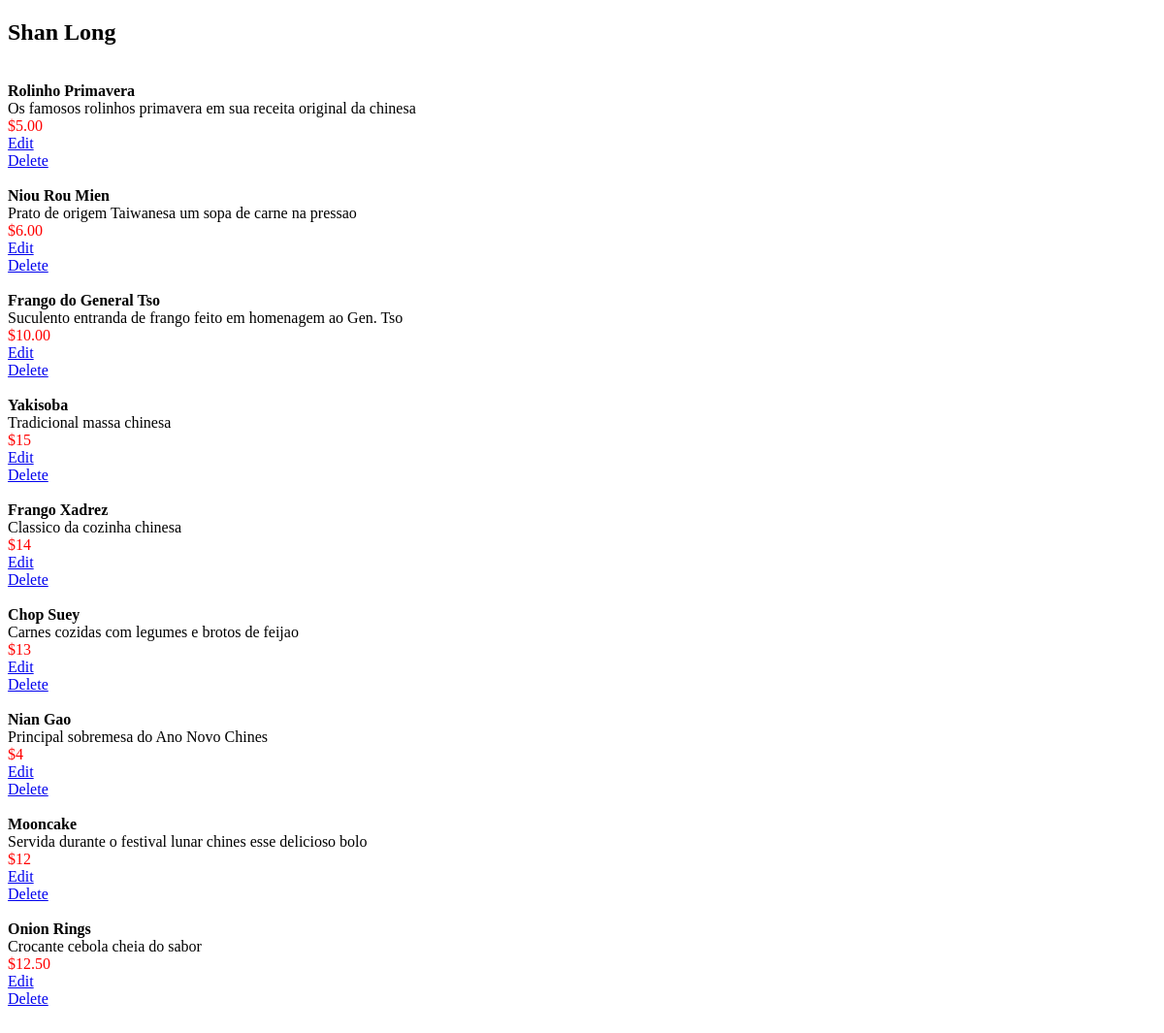
Page /restaurants/4 on the earlier database version.
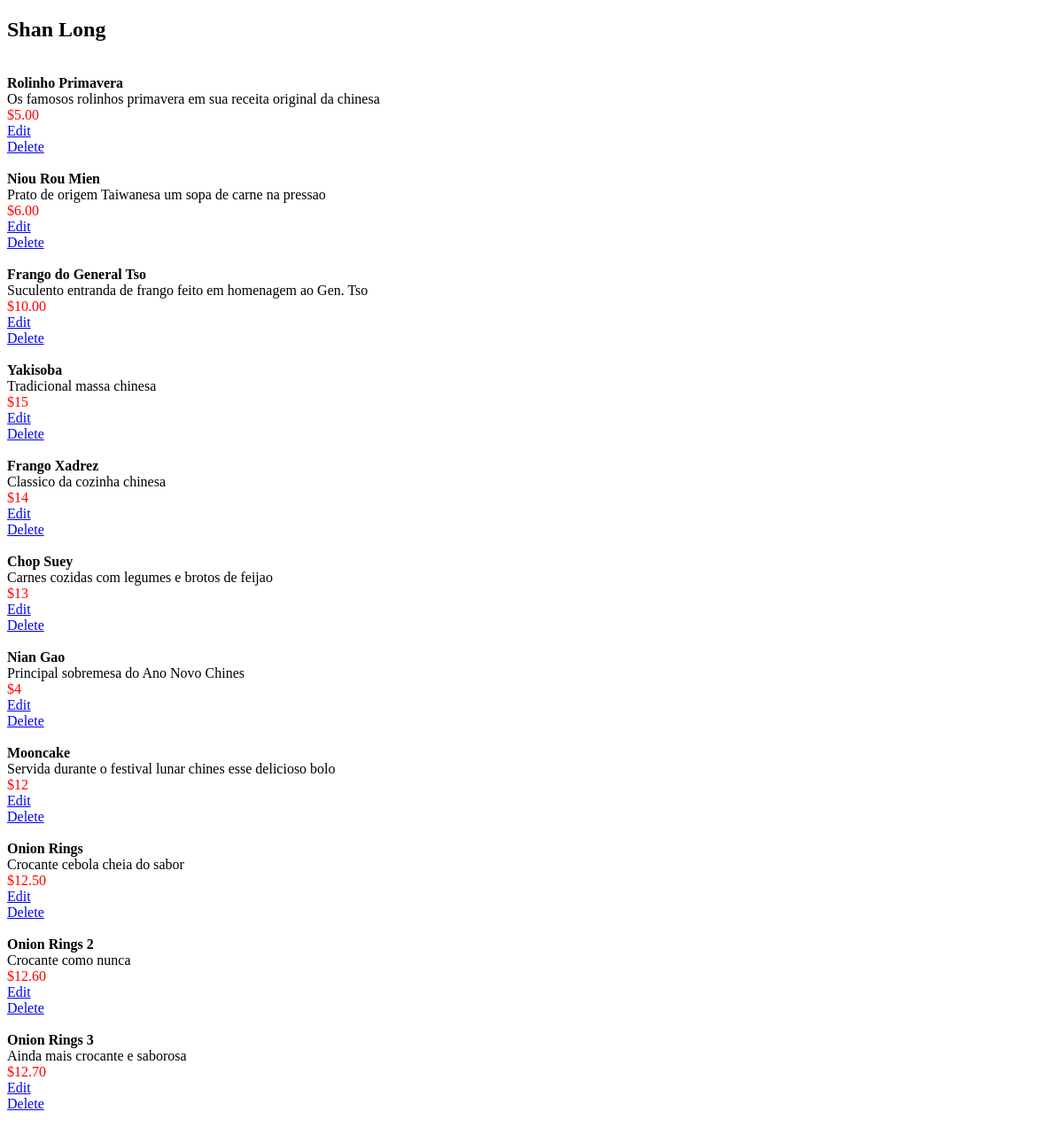
Same page on the later database version.
### database_setup.py (models this page shows)
class Restaurant(Base):
    __tablename__ = 'restaurant'
    name = Column(String(80), nullable=False)
    id = Column(Integer, primary_key=True)

class MenuItem(Base):
    __tablename__ = 'menu_item'
    name = Column(String(80), nullable=False)
    id = Column(Integer, primary_key=True)
    course = Column(String(250))
    description = Column(String(250))
    price = Column(String(8))
    restaurant_id = Column(Integer, ForeignKey('restaurant.id'))
    restaurant = relationship(Restaurant)

### flask-practice.py (the view)
@app.route("/")
@app.route("/restaurants/<int:restaurant_id>")
def restaurantMenu(restaurant_id):
    DBSession = sessionmaker(bind=engine)
    session = DBSession()
    restaurant = session.query(Restaurant).filter_by(id=restaurant_id).one()
    items = session.query(MenuItem).filter_by(restaurant_id=restaurant_id)
    return render_template("menu.html", restaurant=restaurant, items=items)

### templates/menu.html (shortened to what this page needs)
<!DOCTYPE html>
<html lang="en" dir="ltr">
  <head>
  </head>
  <body>
    <h2><b>{{restaurant.name}}</b></h2>
    {% for item in items %}
      <b>{{item.name}}</b>
      {{item.description}}
      <span style="color:red">{{item.price}}</span>
      <a href="{{url_for('editMenuItem', restaurant_id = restaurant.id, menu_id = item.id )}}">Edit</a>
      <a href="{{url_for('deleteMenuItem', restaurant_id = restaurant.id, menu_id = item.id )}}">Delete</a>
    {% endfor %}
  </body>
</html>

Differences in the rows shown:
added MenuItem: name "Onion Rings 2", description "Crocante como nunca", price "$12.60"
added MenuItem: name "Onion Rings 3", description "Ainda mais crocante e saborosa", price "$12.70"
